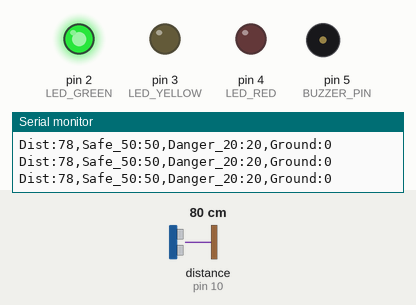
Recording of a sketch running on a simulated Arduino Uno, built with avr-gcc and run on an emulated ATmega328P. On the bench: output pins drawn as LEDs (lit = HIGH), buzzer (waves = sounding), the last lines printed to the serial monitor. Wiring (inferred from the names in the program): ultrasonic range finder: trigger pin 9; echo pin 10. The test bench sets the inputs (shaded band); at power-on: distance to the obstacle (sensor on pin 10) 80 cm. The echo pulse lasts 58.3 µs per cm; pins used as bus, display or sensor lines are not drawn.

Above: at 1.2 s.
1.3 s: distance to the obstacle (sensor on pin 10) set to 54 cm
4.3 s: distance to the obstacle (sensor on pin 10) set to 46 cm
At 4.34 s:
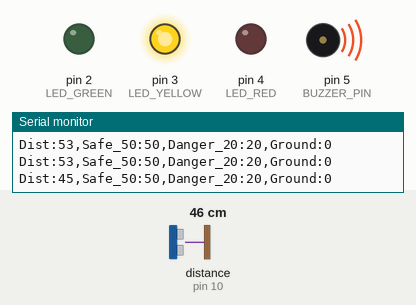
7.3 s: distance to the obstacle (sensor on pin 10) set to 23 cm
10.3 s: distance to the obstacle (sensor on pin 10) set to 19 cm
At 11.3 s:
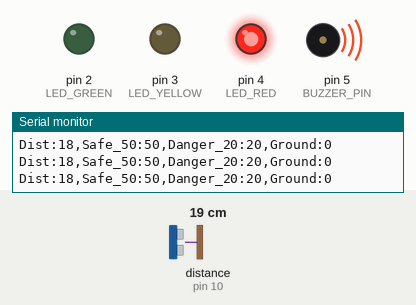
11.8 s: distance to the obstacle (sensor on pin 10) set to 53 cm
At 12.5 s:
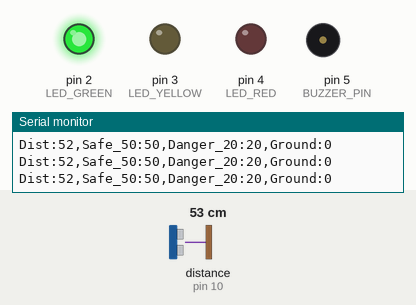
13.3 s: distance to the obstacle (sensor on pin 10) set to 2 cm
At 14.2 s:
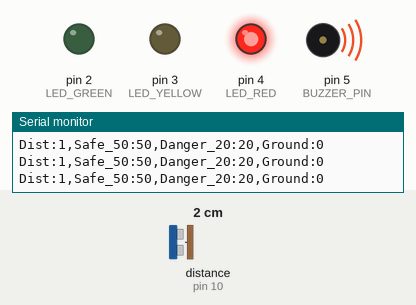
Timing chart, 0 to 15.8 s (numbered marks = the images above; inputs shaded):
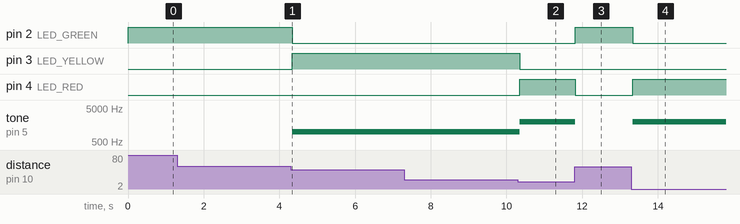

Measured:
- the behaviour switches between 52 and 51 cm on distance to the obstacle (sensor on pin 10) (found by bisection; images 0 and 1)
- the behaviour switches between 22 and 21 cm on distance to the obstacle (sensor on pin 10) (found by bisection; images 1 and 2)
- after the input at 4.3 s, pin 2 (LED_GREEN): HIGH → LOW at once; pin 3 (LED_YELLOW): LOW → HIGH at once; tone on pin 5 (BUZZER_PIN): silent → 1000 Hz at once
- after the input at 10.3 s, pin 3 (LED_YELLOW): HIGH → LOW after 0.05 s; pin 4 (LED_RED): LOW → HIGH after 0.05 s; tone on pin 5 (BUZZER_PIN): 1000 Hz → 2000 Hz after 0.05 s
- after the input at 11.8 s, pin 2 (LED_GREEN): LOW → HIGH at once; pin 4 (LED_RED): HIGH → LOW at once; tone on pin 5 (BUZZER_PIN): 2000 Hz → silent at once
- after the input at 13.3 s, pin 2 (LED_GREEN): HIGH → LOW at once; pin 4 (LED_RED): LOW → HIGH at once; tone on pin 5 (BUZZER_PIN): silent → 2000 Hz at once

The sketch:

07_ParkingAssistant.ino
```cpp
/*
 * Author: Iwan
 * Project: 07 Parking Assistant
 * Learning Objective: Integrated system using ultrasonic sensors,
 * multi-stage visual alerts (LEDs), and acoustic feedback (Buzzer).
 */

// --- PIN DEFINITIONS ---
#define TRIG_PIN 9
#define ECHO_PIN 10
#define LED_GREEN 2
#define LED_YELLOW 3
#define LED_RED 4
#define BUZZER_PIN 5

// --- VARIABLES ---
// long (32-bit): For large numbers like microseconds
long duration;
// int (16-bit): For smaller numbers like centimeters
int distance;

void setup() {
  // Configured as OUTPUT because they send signals
  pinMode(TRIG_PIN, OUTPUT);
  pinMode(LED_GREEN, OUTPUT);
  pinMode(LED_YELLOW, OUTPUT);
  pinMode(LED_RED, OUTPUT);
  pinMode(BUZZER_PIN, OUTPUT);

  // Configured as INPUT because it listens for the rebound
  pinMode(ECHO_PIN, INPUT);

  // Initialize Serial Communication at 9600 bps
  Serial.begin(9600);
}

void loop() {
  // --- STEP 1: SENSOR TRIGGERING ---
  // We clean the pin and send a 10us pulse
  digitalWrite(TRIG_PIN, LOW);
  delayMicroseconds(2);
  digitalWrite(TRIG_PIN, HIGH);
  delayMicroseconds(10);
  digitalWrite(TRIG_PIN, LOW);

  // --- STEP 2: MEASURING & CALCULATING ---
  duration = pulseIn(ECHO_PIN, HIGH);
  distance = duration * 0.034 / 2;

  // --- STEP 3: DECISION LOGIC (If/Else) ---

  // STATE 1: SAFE (Distance > 50cm)
  if (distance > 50) {
    digitalWrite(LED_GREEN, HIGH);
    digitalWrite(LED_YELLOW, LOW);
    digitalWrite(LED_RED, LOW);
    noTone(BUZZER_PIN);
  }
  // STATE 2: WARNING (Between 20cm and 50cm)
  else if (distance <= 50 && distance > 20) {
    digitalWrite(LED_GREEN, LOW);
    digitalWrite(LED_YELLOW, HIGH);
    digitalWrite(LED_RED, LOW);
    tone(BUZZER_PIN, 1000, 50);
  }
  // STATE 3: DANGER (Distance < 20cm)
  else {
    digitalWrite(LED_GREEN, LOW);
    digitalWrite(LED_YELLOW, LOW);
    digitalWrite(LED_RED, HIGH);
    tone(BUZZER_PIN, 2000);
  }

  // --- STEP 4: DUAL-MODE TELEMETRY ---
  // Format for Serial Plotter (Labels:Values)
  Serial.print("Dist:");
  Serial.print(distance);
  Serial.print(",");

  Serial.print("Safe_50:");
  Serial.print(50);
  Serial.print(",");

  Serial.print("Danger_20:");
  Serial.print(20);
  Serial.print(",");

  Serial.print("Ground:");
  Serial.println(0);

  // Stability delay
  delay(50);
}
```
